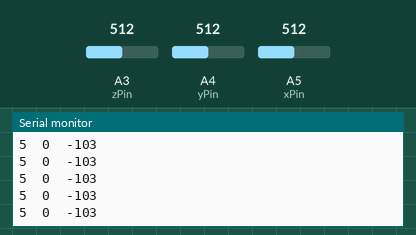
This sketch was run on a simulated Arduino Uno, built with avr-gcc and run on an emulated ATmega328P. Shown: the last lines printed to the serial monitor. The inputs (shaded band) are chosen by the test bench; at power-on: A4 (yPin) = 512, A5 (xPin) = 512, A3 (zPin) = 512.

Above: at 1.2 s.
1.3 s: A4 (yPin) set to 423
At 2.2 s:
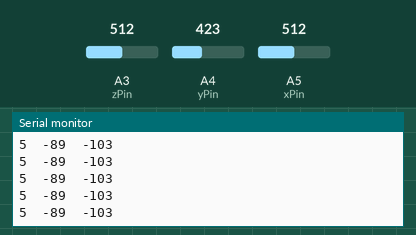
2.8 s: A4 (yPin) set to 406
At 3.4 s:
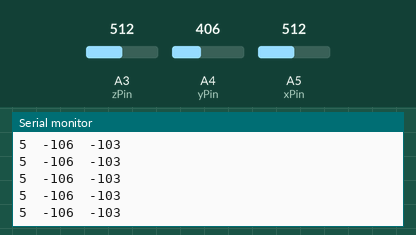
4.3 s: A4 (yPin) set to 495
At 5.1 s:
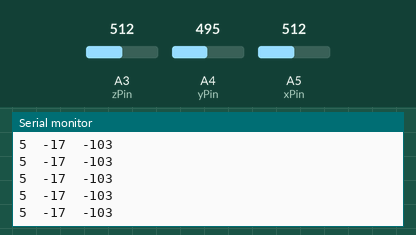
5.8 s: A4 (yPin) set to 503
At 6.8 s:
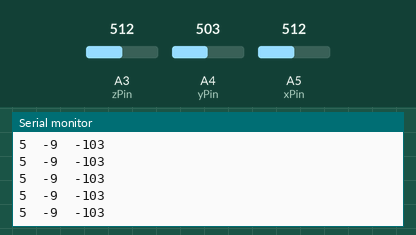
8.8 s: A5 (xPin) set to 530
At 9.6 s:
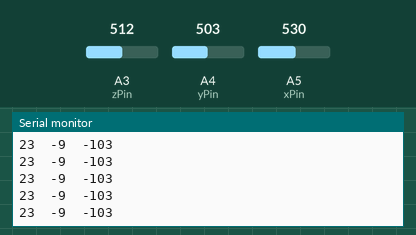
Timing chart, 0 to 11.8 s (numbered marks = the images above; inputs shaded):
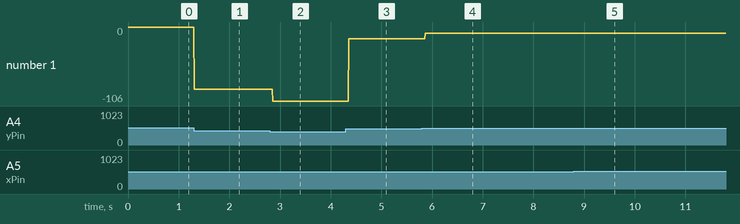

The sketch:

accelerometre.ino
```cpp
const int xPin = A5;
const int yPin = A4;
const int zPin = A3;

void setup() {
  // initialize serial communications at 9600 bps:
  Serial.begin(9600);
}

void loop() {
  analogReference(EXTERNAL);    //connect 3.3v to AREF

  Serial.print(analogRead(xPin) - 507);
  Serial.print("\t");

  Serial.print(analogRead(yPin) - 512);
  Serial.print("\t");

  Serial.print(analogRead(zPin) - 615);
  Serial.println();

  delay(10);       }
```

Measured:
- after the input at 1.3 s, the serial monitor: prints a new line at once (image 1)
- after the input at 2.8 s, the serial monitor: prints a new line after 0.06 s (image 2)
- after the input at 4.3 s, the serial monitor: prints a new line after 0.06 s (image 3)
- after the input at 5.8 s, the serial monitor: prints a new line after 0.07 s (image 4)
- after the input at 8.8 s, the serial monitor: prints a new line after 0.07 s (image 5)
- plotted number 1: 0 → -89 after the input at 1.3 s, -89 → -106 after the input at 2.8 s, -106 → -17 after the input at 4.3 s, -17 → -9 after the input at 5.8 s
